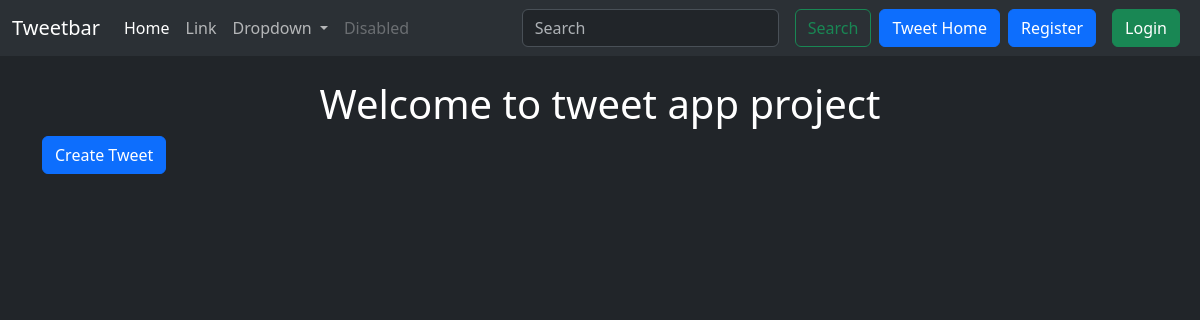
The app's page /tweet/, older data.
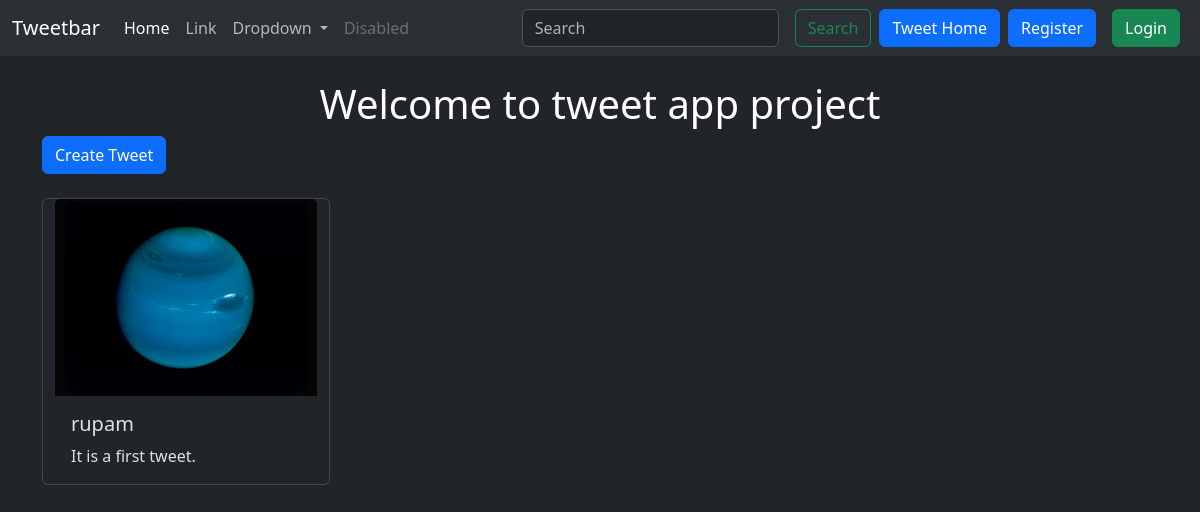
The same page, newer data.
### tweetapp/models.py (models this page shows, shortened)
class Tweet(models.Model):
    user = models.ForeignKey(User, on_delete=models.CASCADE)
    text = models.TextField(max_length=240)
    photo = models.ImageField(upload_to='photos/', blank=True, null=True)
    created_at = models.DateTimeField(auto_now_add=True)
    updated_at = models.DateTimeField(auto_now=True)

### tweetapp/views.py (the view)
# urls.py: path('', views.tweet_list, name='tweet_list'),
def tweet_list(request):
    tweets = Tweet.objects.all().order_by('-created_at')
    return render(request, 'tweet_list.html', {'tweets': tweets})

### tweetapp/templates/tweet_list.html (shortened to what this page needs)
{% extends 'layout.html' %}
{% block content %}
  <h1 class="text-center text-white mt-4">Welcome to tweet app project</h1>
  <a class="btn btn-primary mb-4" href="{% url 'tweet_create' %}">Create Tweet</a>
  <div class="container row gap-3">
    {% for tweet in tweets %}
      <div class="card" style="width: 18rem;">
        <img class="card-img-top" src="{{ tweet.photo.url }}" alt="Card image cap" />
        <div class="card-body">
          <h5 class="card-title">{{ tweet.user.username }}</h5>
          <p class="card-text">{{ tweet.text }}</p>
        </div>
      </div>
    {% endfor %}
  </div>
{% endblock %}

Row changes from the older to the newer data that the page shows:
added Tweet: photo (picture), user.username "rupam", text "It is a first tweet."
